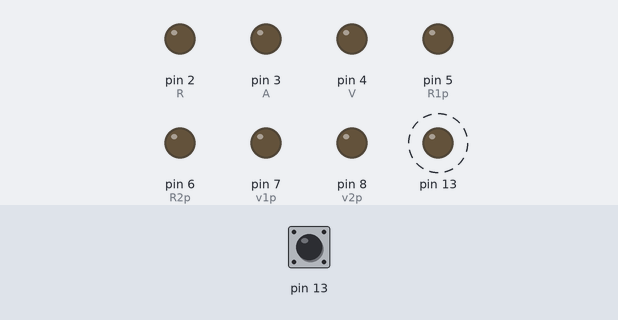
A sketch run on a simulated Arduino Uno, built with avr-gcc and run on an emulated ATmega328P. Shown: output pins drawn as LEDs (lit = HIGH). Dashed ring = blinking. The test bench sets the inputs (shaded band); at power-on: pin 13 LOW.

Above: at 0.1 s.
At 1.2 s:
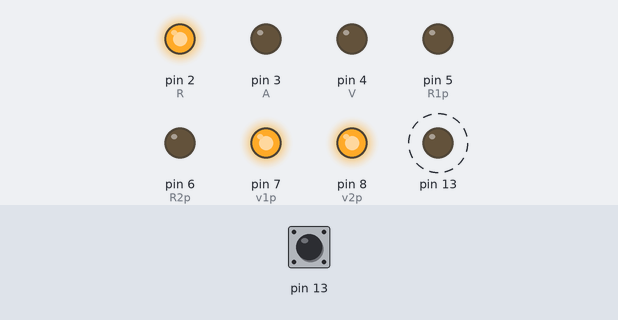
1.3 s: pin 13 pulsed HIGH 2 times (0.12 s each, 0.3 s apart)
At 2.5 s:
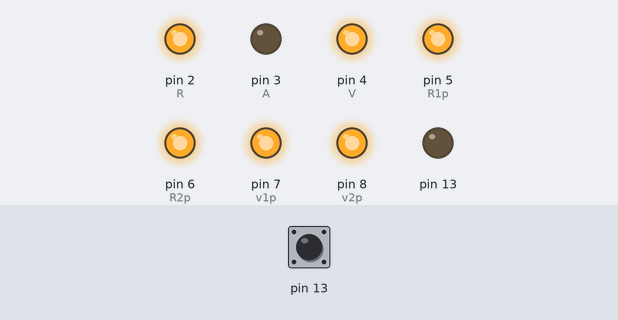
Timing chart, 0 to 10.3 s (numbered marks = the images above; inputs shaded):
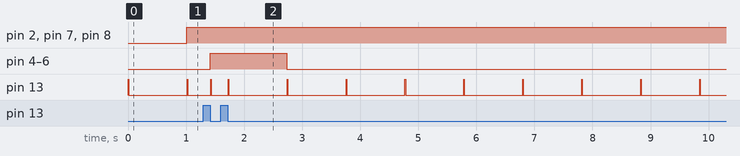

The sketch:

Semafaro_inteligente.ino
```cpp
// C++ code
//biblioteca do LCD

int R = 2;
int A = 3;
int V = 4;

int R1p = 5;
int R2p = 6;

int v1p= 7;
int v2p= 8;

// metedo para captura a distancia
// retorna um numero quebrado longo
long distancia (int trigger, int echo){
  // trigger porta de saida
  pinMode (trigger,OUTPUT);
  digitalWrite(trigger,LOW);
  delay(5);
  digitalWrite (trigger,HIGH);
  delay(10);
  digitalWrite(trigger,LOW);
  //echo porta de entrada
  pinMode(echo,INPUT);

  return pulseIn(echo,HIGH);

}

void setup()
{
 pinMode (R,OUTPUT);
 pinMode (A,OUTPUT);
 pinMode (V,OUTPUT);

 pinMode (R1p,OUTPUT);
 pinMode (R2p,OUTPUT);

 pinMode (v1p,OUTPUT);
  pinMode(v2p,OUTPUT);
}

void loop()
{

  //transforma o valor recebido para cm
  int cm =0.01723* distancia (13,13);


   if(cm<=50){

    digitalWrite (R,HIGH);
    digitalWrite (v1p,HIGH);
    digitalWrite (v2p,HIGH);

     digitalWrite(V,LOW);
    digitalWrite(R1p,LOW);
    digitalWrite(R2p,LOW);
  }
  else{
   digitalWrite(V,HIGH);
    digitalWrite(R1p,HIGH);
    digitalWrite(R2p,HIGH); }


}
```

Measured:
- after the input at 1.3 s, pin 4 (V), pin 5 (R1p), pin 6 (R2p): LOW → HIGH after 0.12 s, → LOW 1.3 s later
